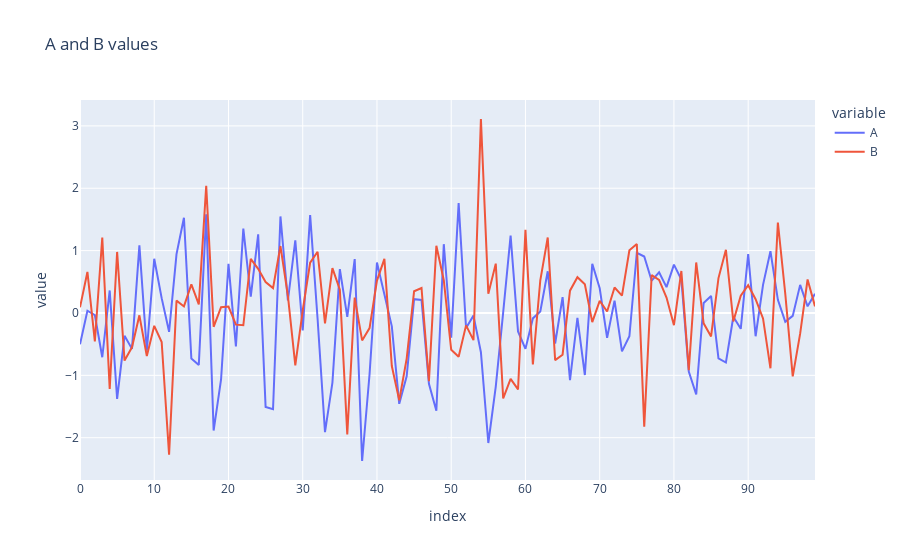

Write notebook code for a chart like this one.
### Markdown cell above
## Spread

### Code cell
# # df[['A','B']].iplot(kind='spread')
px.line(df, y=['A','B'], title='A and B values')
# import plotly.express as px

# df['spread'] = df['A'] - df['B']
# px.line(df, y='spread', title='Spread between A and B')
